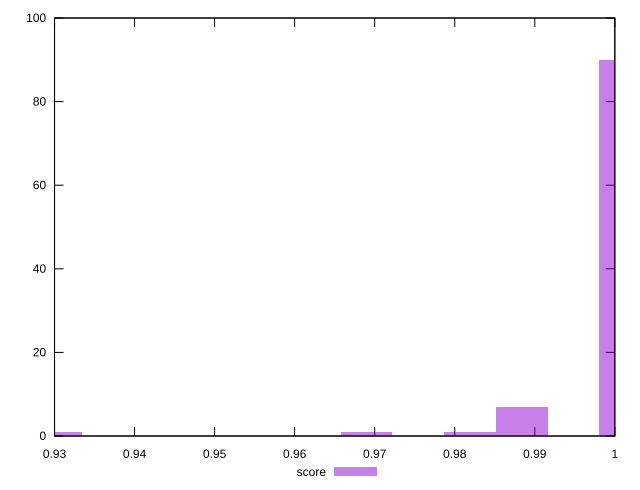

The script that saved this image:
reset

$score <<EOF
1.0012876329980918 90
0.98836779257231 7
0.9819078723594191 1
0.9302285106562918 1
0.9689880319336373 1
EOF

set key outside below
set boxwidth 0.006459920212890915
set xrange [0.93:1]
set yrange [0:100]
set trange [0:100]
set style fill transparent solid 0.5 noborder
set terminal svg size 640, 490 enhanced background rgb 'white'
set output "report_00021_2021-02-20T09:16:39.615Z/max-potential-fid/samples/pages+cached+noadtech+nomedia+nocss/score/histogram.svg"

plot $score title "score" with boxes

reset
